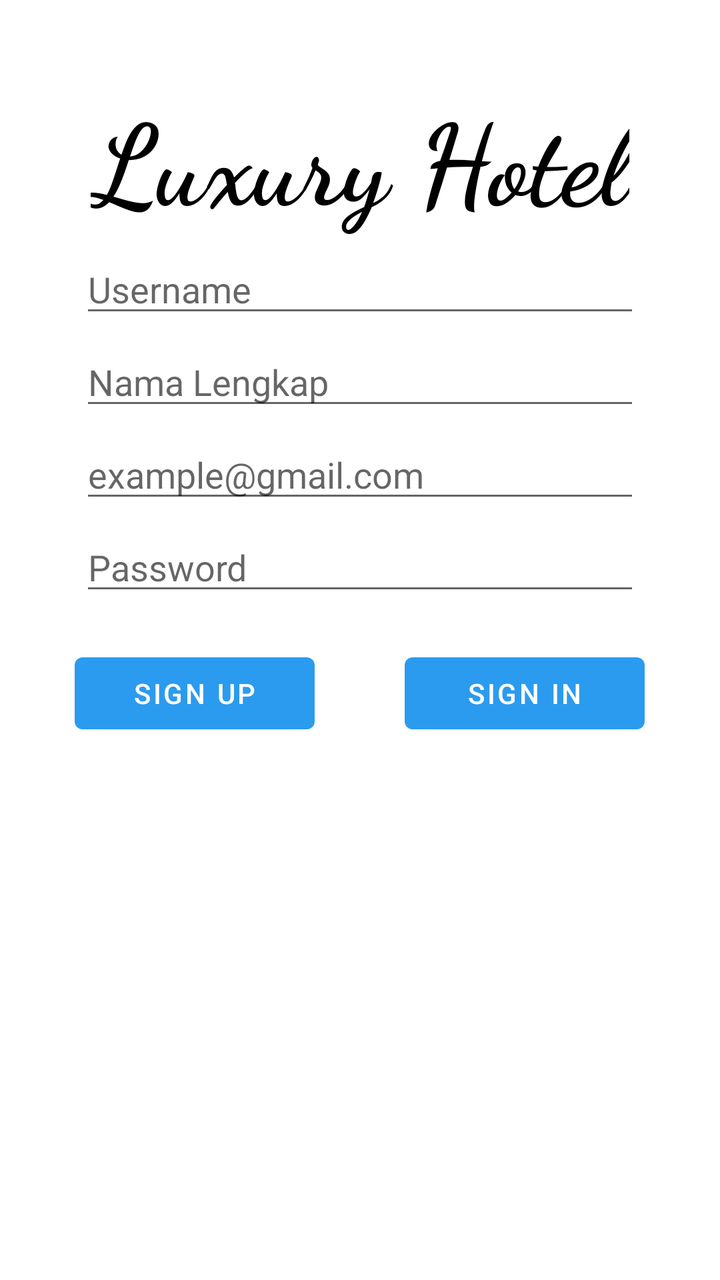
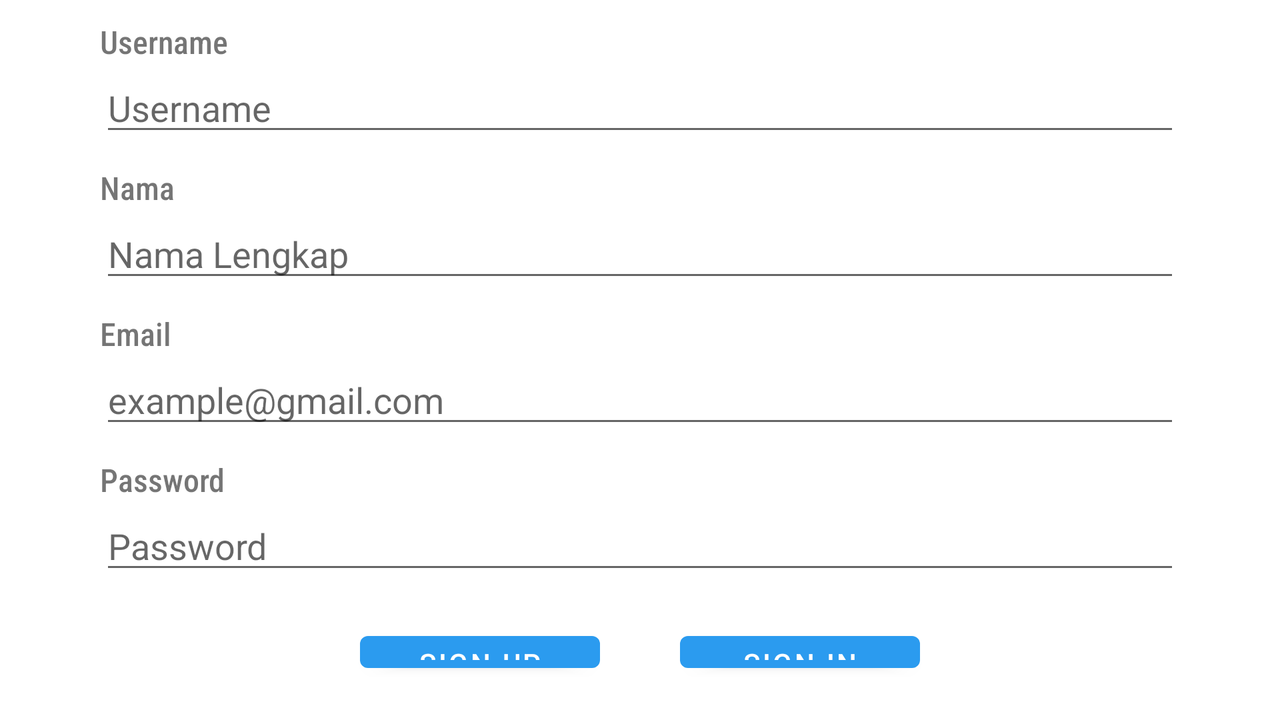

An Android layout and its configuration variant, each rendered on a device that would load it. The default file and the variant file are quoted in full after the pictures.
<!-- AndroidManifest.xml: application theme AppTheme -->
<!-- res/layout/sign_in.xml -->
<?xml version="1.0" encoding="utf-8"?>
<LinearLayout xmlns:android="http://schemas.android.com/apk/res/android"
    xmlns:app="http://schemas.android.com/apk/res-auto"
    xmlns:tools="http://schemas.android.com/tools"
    android:orientation="vertical"
    android:layout_width="match_parent"
    android:layout_height="match_parent"
    android:background="@drawable/background"
    tools:context=".SignIn">

    <TextView
        android:layout_width="wrap_content"
        android:layout_height="wrap_content"
        android:layout_marginTop="40dp"
        android:layout_marginStart="0dp"
        android:text="Luxury Hotel"
        android:layout_gravity="center_horizontal"
        android:textStyle="bold"
        android:textColor="#000000"
        android:fontFamily="cursive"
        android:textSize="56sp" />


    <EditText
        android:id="@+id/editTxtUsername"
        android:layout_width="280dp"
        android:layout_height="wrap_content"
        android:layout_marginTop="5dp"
        android:layout_gravity="center_horizontal"
        android:ems="10"
        android:textColor="#000000"
        android:hint="Username"
        android:inputType="text"/>



    <EditText
        android:id="@+id/editTxtNama"
        android:layout_width="280dp"
        android:layout_height="wrap_content"
        android:layout_marginTop="5dp"
        android:layout_gravity="center_horizontal"
        android:ems="10"
        android:textColor="#000000"
        android:hint="Nama Lengkap"
        android:inputType="text"/>



    <EditText
        android:id="@+id/editTxtEmail"
        android:layout_width="280dp"
        android:layout_height="wrap_content"
        android:layout_marginTop="5dp"
        android:layout_gravity="center_horizontal"
        android:ems="10"
        android:textColor="#000000"
        android:hint="example@gmail.com"
        android:inputType="textEmailAddress"/>



    <EditText
        android:id="@+id/editTxtPassword"
        android:layout_width="280dp"
        android:layout_height="wrap_content"
        android:layout_marginTop="5dp"
        android:layout_gravity="center_horizontal"
        android:ems="10"
        android:textColor="#000000"
        android:hint="Password"
        android:inputType="textPassword"/>

    <LinearLayout
        android:layout_width="match_parent"
        android:layout_height="match_parent"
        android:layout_marginTop="20dp"
        android:gravity="center_horizontal">

        <Button
            android:id="@+id/btnSignUp"
            android:layout_width="120dp"
            android:layout_height="wrap_content"
            android:text="SIGN UP"
            android:textAlignment="center" />

        <Button
            android:id="@+id/btnSignIn"
            android:layout_width="120dp"
            android:layout_height="wrap_content"
            android:layout_marginStart="45dp"
            android:text="SIGN IN"
            android:textAlignment="center"/>
    </LinearLayout>



</LinearLayout>
<!-- resources referenced by this layout -->
<resources>
  <style name="AppTheme" parent="Theme.MaterialComponents.Light">
          
          <item name="colorPrimary">@color/colorPrimary</item>
          <item name="colorPrimaryDark">@color/colorPrimaryDark</item>
          <item name="colorAccent">@color/colorAccent</item>
      </style>
  <color name="colorPrimary">#2b9bef</color>
  <color name="colorPrimaryDark">#3700B3</color>
  <color name="colorAccent">#03DAC5</color>
</resources>
<!-- res/layout-land/sign_in.xml (the repository's variant of the layout above) -->
<!-- drawn on the phone turned sideways -->
<?xml version="1.0" encoding="utf-8"?>
<LinearLayout xmlns:android="http://schemas.android.com/apk/res/android"
    xmlns:app="http://schemas.android.com/apk/res-auto"
    xmlns:tools="http://schemas.android.com/tools"
    android:orientation="vertical"
    android:layout_width="match_parent"
    android:layout_height="match_parent"
    tools:context=".SignIn">

    <TextView
        android:layout_width="wrap_content"
        android:layout_height="wrap_content"
        android:layout_marginTop="10dp"
        android:layout_marginStart="50dp"
        android:text="Username"
        android:fontFamily="sans-serif-condensed-medium"
        android:textSize="16sp" />

    <EditText
        android:id="@+id/editTxtUsername"
        android:layout_width="match_parent"
        android:layout_height="wrap_content"
        android:layout_marginStart="50dp"
        android:layout_marginEnd="50dp"
        android:ems="10"
        android:hint="Username"
        android:inputType="text"/>

    <TextView
        android:layout_width="wrap_content"
        android:layout_height="wrap_content"
        android:layout_marginTop="10dp"
        android:layout_marginStart="50dp"
        android:text="Nama"
        android:fontFamily="sans-serif-condensed-medium"
        android:textSize="16sp" />

    <EditText
        android:id="@+id/editTxtNama"
        android:layout_width="match_parent"
        android:layout_height="wrap_content"
        android:layout_marginStart="50dp"
        android:layout_marginEnd="50dp"
        android:ems="10"
        android:hint="Nama Lengkap"
        android:inputType="text"/>

    <TextView
        android:layout_width="wrap_content"
        android:layout_height="wrap_content"
        android:layout_marginTop="10dp"
        android:layout_marginStart="50dp"
        android:text="Email"
        android:fontFamily="sans-serif-condensed-medium"
        android:textSize="16sp" />

    <EditText
        android:id="@+id/editTxtEmail"
        android:layout_width="match_parent"
        android:layout_height="wrap_content"
        android:layout_marginStart="50dp"
        android:layout_marginEnd="50dp"
        android:ems="10"
        android:hint="example@gmail.com"
        android:inputType="textEmailAddress"/>

    <TextView
        android:layout_width="wrap_content"
        android:layout_height="wrap_content"
        android:layout_marginTop="10dp"
        android:layout_marginStart="50dp"
        android:text="Password"
        android:fontFamily="sans-serif-condensed-medium"
        android:textSize="16sp" />

    <EditText
        android:id="@+id/editTxtPassword"
        android:layout_width="match_parent"
        android:layout_height="wrap_content"
        android:layout_marginStart="50dp"
        android:layout_marginEnd="50dp"
        android:ems="10"
        android:hint="Password"
        android:inputType="textPassword"/>

    <LinearLayout
        android:layout_width="match_parent"
        android:gravity="center"
        android:layout_height="match_parent">

        <Button
            android:id="@+id/btnSignUp"
            android:layout_width="120dp"
            android:layout_height="wrap_content"
            android:layout_margin="20dp"
            android:text="SIGN UP"
            android:textAlignment="center" />

        <Button
            android:id="@+id/btnSignIn"
            android:layout_width="120dp"
            android:layout_height="wrap_content"
            android:layout_margin="20dp"
            android:text="SIGN IN"
            android:textAlignment="center"/>
    </LinearLayout>



</LinearLayout>
